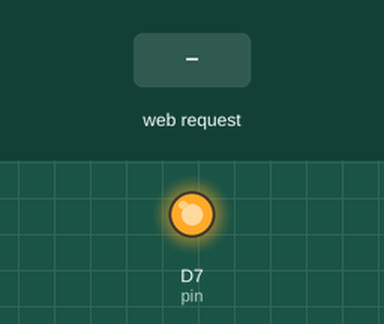
A sketch run on a simulated ESP8266 (NodeMCU). On the bench: output pins drawn as LEDs (lit = HIGH). Inputs (shaded band) come from the test bench. WiFi joins after 1.5 s; servers stay silent unless stated; what the sketch prints to the serial monitor is not drawn.

Above: at 2.7 s.
2.8 s: HTTP request GET /ledoff received
At 3.5 s:
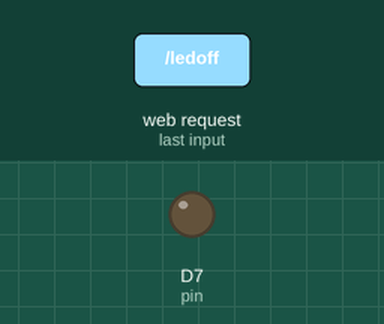
4.3 s: HTTP request GET /ledon received
At 4.6 s:
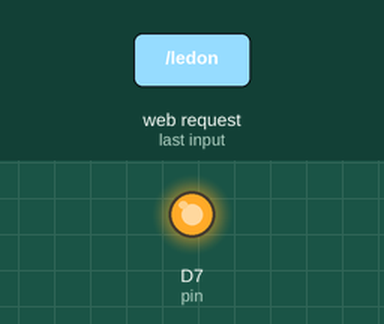
Timing chart, 0 to 7.3 s (numbered marks = the images above; inputs shaded):
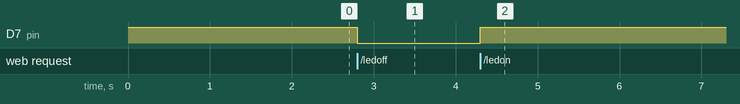

The sketch:

LEDControl.ino
```cpp
#include <ESP8266WiFi.h>
#include <ESP8266WebServer.h>
#include <WifiClient.h>
#include <ESP8266mDNS.h>

ESP8266WebServer server(80);
String webpage = "";
const int pin = D7;
MDNSResponder mdns;

const char* ssid = "iPadSam";
const char* password = "23march2548";

void setup(void) {
  Serial.begin(115200);
  pinMode(pin,OUTPUT);
  digitalWrite(pin, HIGH);
  WiFi.begin(ssid,password);

  while(WiFi.status() !=  WL_CONNECTED) {
    delay(500);
    Serial.print(".");
  }
  Serial.println("");
  Serial.print("Connect to: ");
  Serial.println(ssid);
  Serial.print("IP Address: ");
  Serial.println(WiFi.localIP());

  if(mdns.begin("esp8266",WiFi.localIP())) {
    Serial.println("MDNS Responder started.");
  }


    server.on("/ledon", []{
    digitalWrite(pin,HIGH);
    webpage = "LED is now on.";
    server.send(200, "text/html", webpage);
    delay(1);
   // server.send(200, "text/html" , "CUD58 60043");
    });

    server.on("/ledoff", []{
    digitalWrite(pin,LOW);
    webpage = "LED is now off.";
    server.send(200, "text/html", webpage);
    delay(1);
   // server.send(200, "text/html" , "CUD58 60043");
    });
    server.on("/", []{
    server.send(200, "text/html", "Hello this is the webpage");
    delay(1);
   // server.send(200, "text/html" , "CUD58 60043");
    });

       server.begin();
  Serial.print("HTTPS Server started");
}

void loop(void) {
  server.handleClient();
}
```

Measured:
- after the input at 2.8 s, D7 (pin): HIGH → LOW at once
- after the input at 4.3 s, D7 (pin): LOW → HIGH at once
